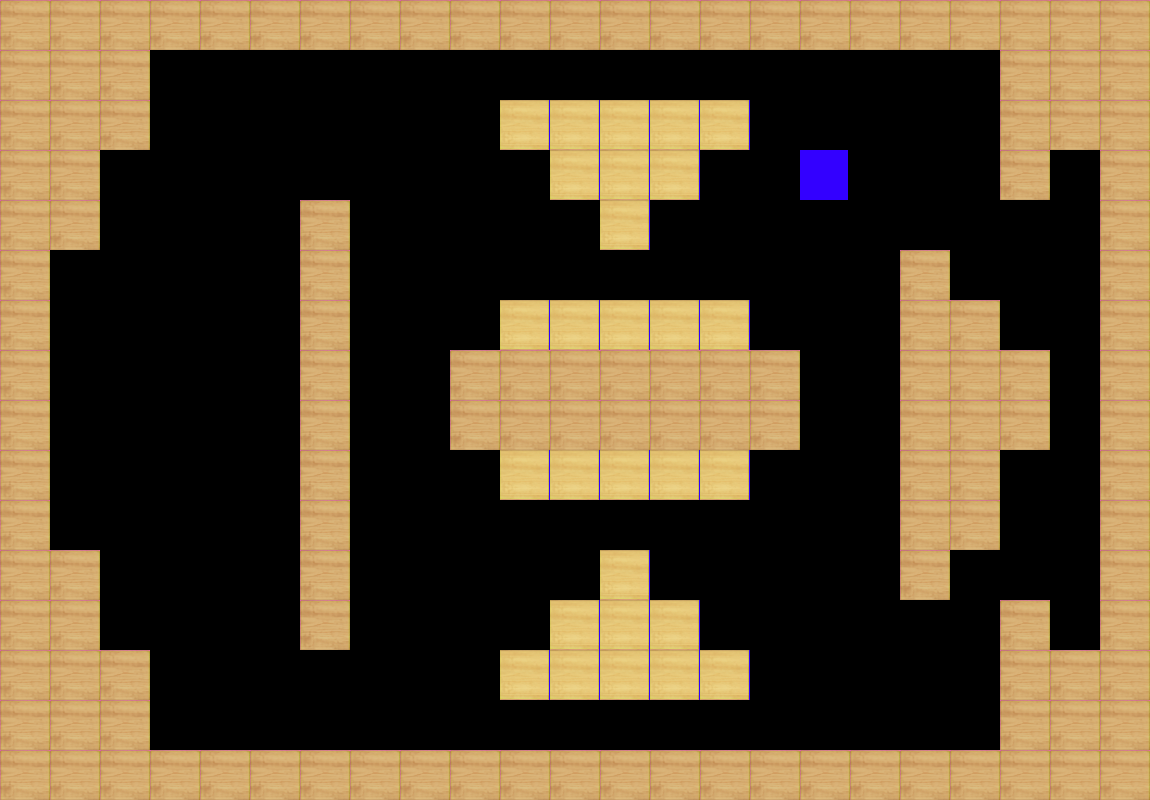

The image is a tile-based game level rendered from a .tmx file. Its description and complete source (layers, tilesets, objects, tile grids) follow:
An orthogonal 23x16 tile map with 50x50 px tiles, 1 tile layer (Calque de Tuiles 1).

<map version="1.5" tiledversion="1.7.2" orientation="orthogonal" renderorder="right-down" width="23" height="16" tilewidth="50" tileheight="50" infinite="0" nextlayerid="2" nextobjectid="1">
 <editorsettings>
  <export target="../levels/level1.json" format="json" />
 </editorsettings>
 <tileset firstgid="1" source="wii tanks.tsx" />
 <layer id="1" name="Calque de Tuiles 1" width="23" height="16">
  <data encoding="csv">
1,1,1,1,1,1,1,1,1,1,1,1,1,1,1,1,1,1,1,1,1,1,1,
1,1,1,5,5,4,5,5,5,5,5,5,5,5,5,5,5,5,5,0,1,1,1,
1,1,1,5,5,5,5,5,5,5,2,2,2,2,2,5,5,5,5,5,1,1,1,
1,1,4,4,4,4,5,5,5,5,5,2,2,2,5,5,3,59,5,5,1,60,1,
1,1,5,5,5,5,1,5,5,5,5,5,2,5,5,5,5,5,5,5,5,5,1,
1,19,20,21,22,23,1,25,26,26,26,21,22,23,24,25,26,28,1,5,5,60,1,
1,28,29,4,31,32,1,34,35,35,2,2,2,2,2,25,26,59,1,1,5,60,1,
1,37,38,39,40,5,1,43,44,1,1,1,1,1,1,1,26,26,1,1,1,60,1,
1,46,47,4,49,5,1,52,53,1,1,1,1,1,1,1,26,35,1,1,1,59,1,
1,55,56,57,58,5,1,61,62,62,2,2,2,2,2,35,35,44,1,1,5,60,1,
1,64,65,66,67,5,1,70,71,71,71,62,53,44,44,44,44,53,1,1,5,4,1,
1,1,0,64,65,5,1,68,69,70,71,71,2,53,53,53,53,62,1,4,5,4,1,
1,1,0,4,64,5,1,67,68,69,70,2,2,2,62,62,62,71,5,5,1,0,1,
1,1,1,5,4,64,65,66,67,68,2,2,2,2,2,71,71,5,5,5,1,1,1,
1,1,1,5,4,4,5,0,0,0,0,4,4,4,4,4,4,5,4,4,1,1,1,
1,1,1,1,1,1,1,1,1,1,1,1,1,1,1,1,1,1,1,1,1,1,1
</data>
 </layer>
</map>
